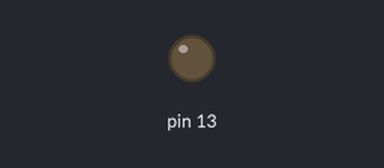
Recording of a sketch running on a simulated Arduino Uno, built with avr-gcc and run on an emulated ATmega328P. Shown: output pins drawn as LEDs (lit = HIGH).

Above: at 0.5 s.
At 2.55 s:
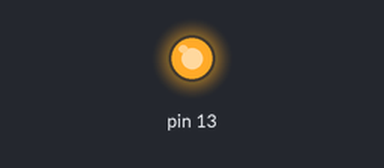
Timing chart, 0 to 3.0 s (numbered marks = the images above):
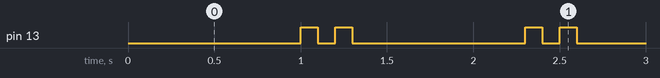

The sketch:

blink.ino
```cpp
// Blink

void setup(void) {
  pinMode(13, OUTPUT);
}

void loop() {
  digitalWrite(13, LOW);
  delay(1000);
  digitalWrite(13, HIGH);
  delay(100);
  digitalWrite(13, LOW);
  delay(100);
  digitalWrite(13, HIGH);
  delay(100);
}
```

Measured:
- by itself, pin 13: repeats every 1.3 s: LOW 0.10 s, HIGH 0.10 s, LOW 1.0 s, HIGH 0.10 s
- by itself, everything shown: repeats every 1.3 s, in 4 steps
